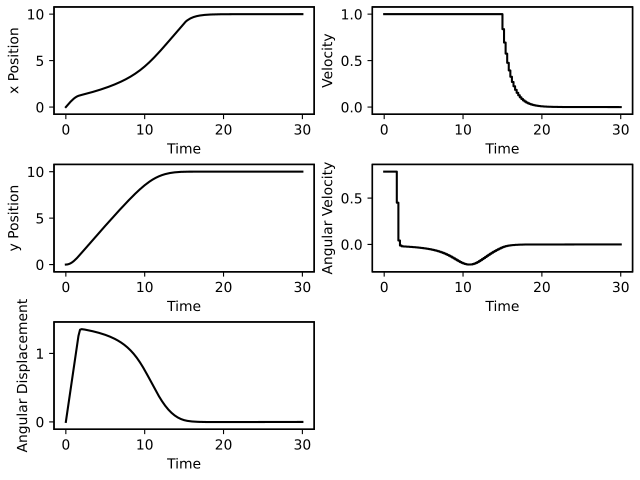

This figure's Python source:
from time import time
import mpctools as mpc
import matplotlib.pyplot as plt
from mpctools.tools import DiscreteSimulator
import numpy as np
from simulation_code import simulate
import casadi as ca

Delta = 0.2; #sampling time old "T"
Nt = 10; #horizon step old "N"
rob_dim = 0.3
Nx = 3
Nu = 2
x_target = 10
y_target = 10
theta_target = 0
Q_x = 1
Q_y = 5
Q_theta = 0.1
R1 = 0.5
R2 = 0.05
Q = np.eye(Nx)
Q[0,0] = Q_x
Q[1,1] = Q_y
Q[2,2] = Q_theta
R = np.eye(Nu)
R[0,0] = R1
R[1,1] = R2

v_max = 1;
v_min = -v_max;
omega_max = np.pi/4;
omega_min = -omega_max;


#model
def ode(x,u):
    dxdt = [
        (u[0]*np.cos(x[2])),
        (u[0]*np.sin(x[2])),
        u[1]]
    return np.array(dxdt)
 
#simulator

model = mpc.DiscreteSimulator(ode,Delta,[Nx,Nu], ["x","u"])

#casadi function for rk4 discretization

ode_rk4_casadi = mpc.getCasadiFunc(ode,[Nx,Nu],["x","u"], funcname = "F", rk4 = True, Delta = Delta, M = 1)

#target
goal = np.array([x_target,y_target,theta_target])
#stage cost
def lfunc(x,u):
    return (x-goal).T@Q@(x-goal) + u.T@u
l = mpc.getCasadiFunc(lfunc,[Nx,Nu],["x","u"], funcname = "l")   

#bound on u
lb = {"u" : np.array([v_min,omega_min])}
ub = {"u" : np.array([v_max,omega_max])}

#Make optimizers

x0 = np.array([0,0,0])
N = {"x":Nx, "u":Nu, "t": Nt}
solver = mpc.nmpc(f=ode_rk4_casadi, N = N, verbosity=0, l=l,x0 =x0,lb = lb, ub = ub)

#simulate
Nsim = 150
times = Delta*Nsim*np.linspace(0,1,Nsim+1)
x = np.zeros((Nsim+1,Nx))
x[0,:] = x0
u = np.zeros((Nsim,Nu))
pred = []
upred = []
main_loop = time()  # return time in sec
for t in range(Nsim):
    # Fix initial state.
    
    #<<ENDCHUNK>>    
    
    # Solve nlp.
    solver.solve()
    
    #<<ENDCHUNK>>    
    
    # Print stats.
    print("%d: %s" % (t,solver.stats["status"]))
    solver.saveguess()
    solver.fixvar("x",0,solver.var["x",1])

    u[t,:] = np.array(solver.var["u",0,:]).flatten()
    
    #predicted trajectories
    pred += [solver.var["x",:,:]]
    upred += [solver.var["u",:,:]]
    
    # Simulate.
    x[t+1,:] = model.sim(x[t,:],u[t,:])
main_loop_time = time()
pred2 = []
pred3 = []    
for i in pred:
    pred2 = []
    for j in i:
        temp = np.array(j)
        pred2 += [temp]
    pred3 += [pred2]

pred3 = np.array(pred3)[:,:,:,0]


upred2 = []
upred3 = []    
for i in upred:
    upred2 = []
    for j in i:
        temp = np.array(j)
        upred2 += [temp]
    upred3 += [upred2]

upred3 = np.array(upred3)[:,:,:,0]
ss_error = ca.norm_2(solver.var["x",1] - np.array([x_target,y_target,theta_target]))
print('\n\n')
print('Total time: ', main_loop_time - main_loop)
print('final error: ', ss_error)

simulate(pred3.T, upred3.T, times, Delta, Nt,
             np.array([0, 0, 0, x_target, y_target, theta_target]), save=False)
fig = mpc.plots.mpcplot(x,u,times, xnames = ["x Position","y Position", "Angular Displacement"], unames= ["Velocity","Angular Velocity"])
mpc.plots.showandsave(fig,"my_mpctools.pdf")
